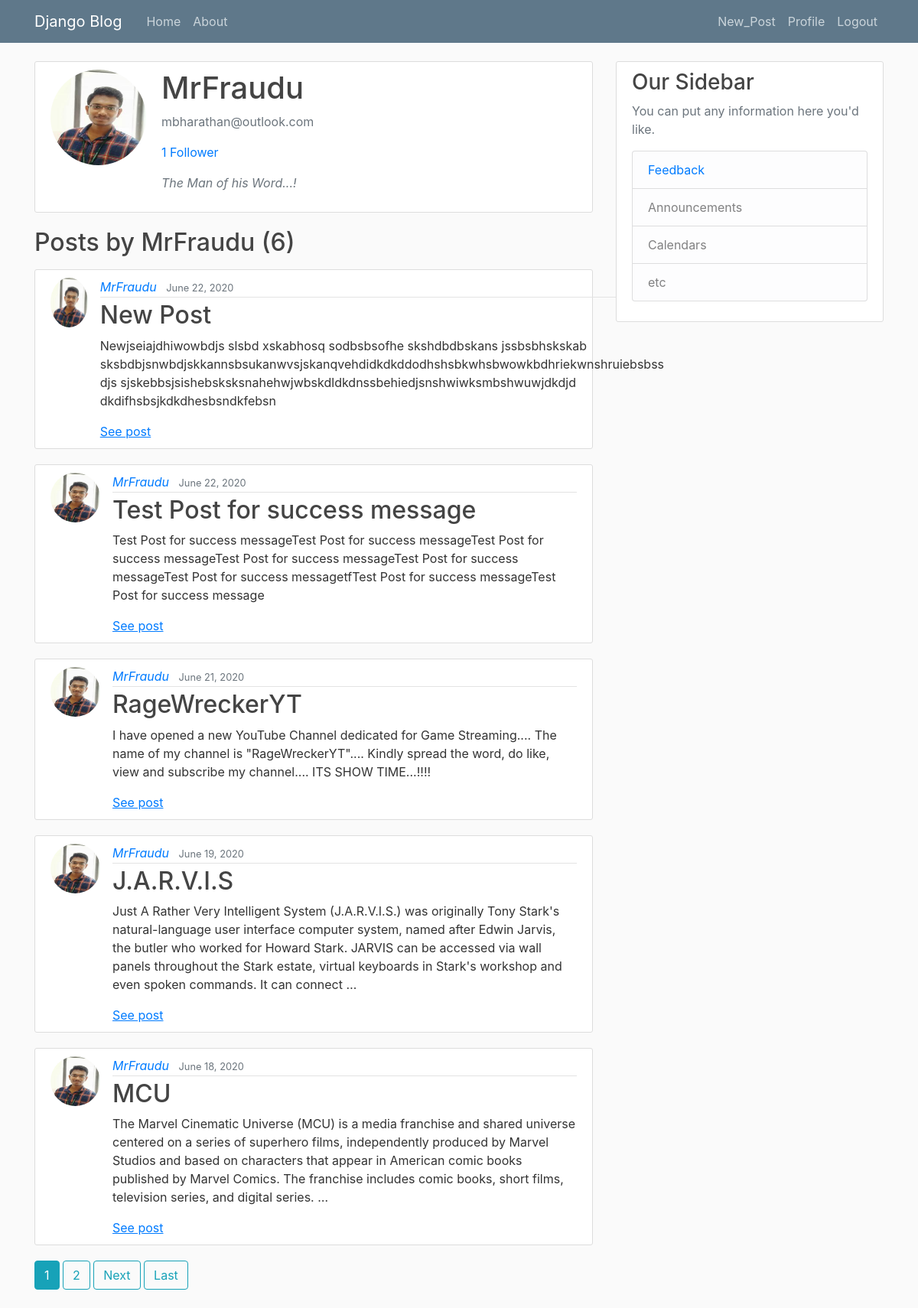
Screenshot of /user/MrFraudu/ (signed in) with the database file from the repository.
### blog/models.py (models this page shows, shortened)
class Post(models.Model):
	title = models.CharField(max_length=100)
	content = models.TextField(validators=[MinLengthValidator(200)])
	liked = models.ManyToManyField(User, default=None, blank=True, related_name = 'liked')
	date_posted = models.DateTimeField(default=timezone.now)
	author = models.ForeignKey(User, on_delete=models.CASCADE, related_name = 'author')

### users/models.py (models this page shows, shortened)
class Profile(models.Model):
    user = models.OneToOneField(User, on_delete=models.CASCADE)
    followed = models.ManyToManyField(User, default=None, blank=True, related_name = 'followed')
    bio = models.TextField(default='')
    image = models.ImageField(default='default.jpg', upload_to='profile_pics')

### blog/views.py (the view)
# urls.py: path('user/<str:username>/', UserPostListView.as_view(), name='user-posts'),
class UserPostListView(LoginRequiredMixin, ListView):
	model = Post
	template_name = 'blog/user_posts.html'
	context_object_name = 'posts'
	paginate_by = 5
	def get_queryset(self):
		user = get_object_or_404(User, username=self.kwargs.get('username'))
		return Post.objects.filter(author=user).order_by('-date_posted')

### blog/templates/blog/user_posts.html (shortened to what this page needs)
{% extends "blog/base.html" %}
{% block content %}
    {% for post in posts %}
      {% if forloop.first %}
        <div class="media media content-section">
          <img class="rounded-circle account-img" src="{{ post.author.profile.image.url }}">
          <div class="media-body">
            <h2 class="account-heading">{{ post.author }}</h2>
            <p class="text-secondary">{{ post.author.email }}</p>
            {% if post.author.profile.followed.all.count == 0  %}
              <p class="text-secondary"> <a href="#">
              {{ post.author.profile.followed.all.count }} Follower
              </a></p>
            {% elif post.author.profile.followed.all.count == 1 %}
              <p class="text-secondary"> <a href="{% url 'followers' post.author %}">
              {{ post.author.profile.followed.all.count }} Follower
              </a></p>
            {% else %}
              <p class="text-secondary"> <a href="{% url 'followers' post.author %}">
              {{ post.author.profile.followed.all.count }} Followers
              </a></p>
            {% endif %}
            <p class="text-secondary"><em>{{ post.author.profile.bio }}</em></p>
          </div>
      </div>
      {% endif %}
    {% endfor %}
    <h2 class="mb-3">Posts by {{ view.kwargs.username }} ({{ page_obj.paginator.count }})</h2>
    {% for post in posts %}
        <article class="media content-section">
          <img class="rounded-circle article-img" src="{{ post.author.profile.image.url }}">
          <div class="media-body">
            <div class="article-metadata">
              <a class="mr-2" href="{% url 'user-posts' post.author.username %}"><em>{{ post.author }}</em></a>
              <small class="text-muted">{{ post.date_posted|date:"F d, Y" }}</small>
            </div>
            <h2><a class="article-title" href="{% url 'post-detail' post.id %}">{{ post.title }}</a></h2>
            <p class="article-content">{{ post.content |truncatewords:"50" }}</p>
            <a href="{% url 'post-detail' post.id %}"><u>See post</u></a>
          </div>
        </article>
    {% endfor %}
    {% if is_paginated %}
      {% for num in page_obj.paginator.page_range %}
        {% if page_obj.number == num %}
          <a class="btn btn-info mb-4" href="?page={{ num }}">{{ num }}</a>
        {% elif num > page_obj.number|add:'-3' and num < page_obj.number|add:'3' %}
          <a class="btn btn-outline-info mb-4" href="?page={{ num }}">{{ num }}</a>
        {% endif %}
      {% endfor %}
      {% if page_obj.has_next %}
        <a class="btn btn-outline-info mb-4" href="?page={{ page_obj.next_page_number }}">Next</a>
        <a class="btn btn-outline-info mb-4" href="?page={{ page_obj.paginator.num_pages }}">Last</a>
      {% endif %}
    {% endif %}
{% endblock content %}

### blog/static/blog/main.css (style rules this page uses)
body { background: #fafafa; color: #333333; margin-top: 5rem; }
h1, h2, h3, h4, h5, h6 { color: #444444; }
.content-section { background: #ffffff; padding: 10px 20px; border: 1px solid #dddddd; border-radius: 3px; margin-bottom: 20px; }
.article-title { color: #444444; }
.article-content { white-space: pre-line; }
.article-img { height: 65px; width: 65px; margin-right: 16px; }
.article-metadata { padding-bottom: 1px; margin-bottom: 4px; border-bottom: 1px solid #e3e3e3 }
.account-img { height: 125px; width: 125px; margin-right: 20px; margin-bottom: 16px; }
.account-heading { font-size: 2.5rem; }

### rows the page displays
Post: author.profile.image (picture), author "MrFraudu", author.email "mbharathan@outlook.com", author.profile.followed.all.count "1", author.profile.bio "The Man of his Word...!", date_posted "June 22, 2020", title "New Post", content "Newjseiajdhiwowbdjs slsbd xskabhosq sodbsbsofhe skshdbdbskans jssbsbhskskab sksbdbjsnwbdjskkannsbsukanwvsjskanqvehdidkdkddodhshsbkwhsbwowkbdhriekwnshruiebsbss djs sjskebbsjsishebsksksnahehwjwbskdldkdnssbehiedjsnshwiwksmbshwuwjdkdjd dkdifhsbsjkdkdhesbsndkfebsn"
Post: author.profile.image (picture), author "MrFraudu", date_posted "June 22, 2020", title "Test Post for success message", content "Test Post for success messageTest Post for success messageTest Post for success messageTest Post for success messageTest Post for success messageTest Post for success messagetfTest Post for success messageTest Post for success message"
Post: author.profile.image (picture), author "MrFraudu", date_posted "June 21, 2020", title "RageWreckerYT", content "I have opened a new YouTube Channel dedicated for Game Streaming.... The name of my channel is \"RageWreckerYT\".... Kindly spread the word, do like, view and subscribe my channel.... ITS SHOW TIME...!!!!"
Post: author.profile.image (picture), author "MrFraudu", date_posted "June 19, 2020", title "J.A.R.V.I.S", content "Just A Rather Very Intelligent System (J.A.R.V.I.S.) was originally Tony Stark's natural-language user interface computer system, named after Edwin Jarvis, the butler who worked for Howard Stark. JARVIS can be accessed via wall panels throughout the Stark estate, virtual keyboards in Stark's workshop and even spoken commands. It can connect …"
Post: author.profile.image (picture), author "MrFraudu", date_posted "June 18, 2020", title "MCU", content "The Marvel Cinematic Universe (MCU) is a media franchise and shared universe centered on a series of superhero films, independently produced by Marvel Studios and based on characters that appear in American comic books published by Marvel Comics. The franchise includes comic books, short films, television series, and digital series. …"

### other values shown
{{ view.kwargs.username }} "MrFraudu"
{{ page_obj.paginator.count }} "6"
{{ num }} "1"
{{ num }} "2"
